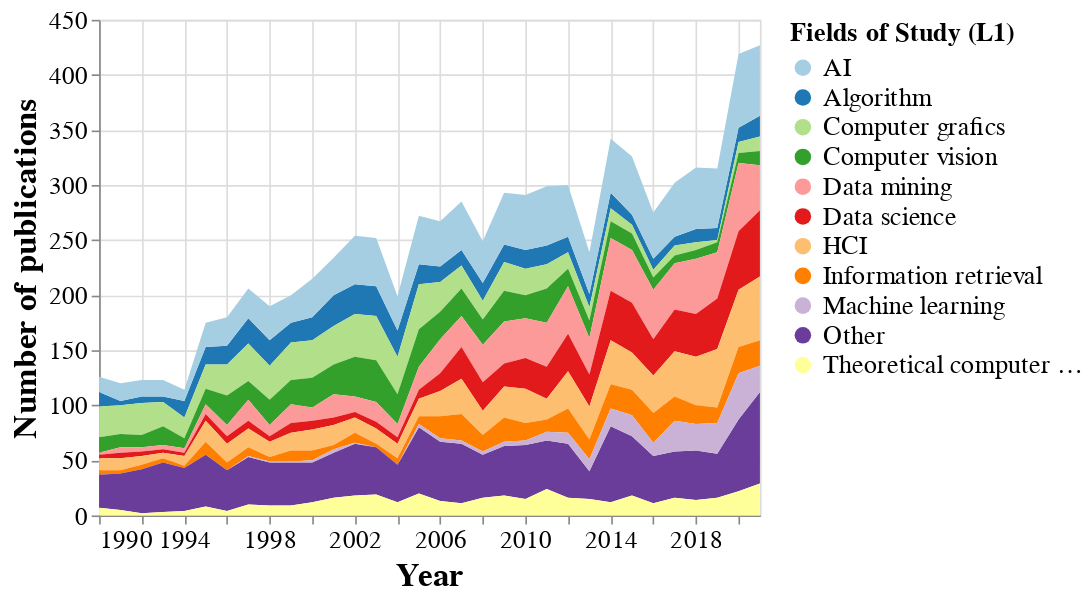

Notebook source saved alongside this figure:
### Code cell
alt.Chart(dff).mark_area().encode(
    x="Year:T",
    y=alt.Y(
        'count:Q',
        title = 'Number of publications',
    ),
    color=alt.Color(
        "concept:N",
        title = 'Fields of Study (L1)'
    )
).configure_axis(
    labelFontSize=15,
    titleFontSize=20
).configure_legend(
    titleFontSize=16,
    labelFontSize=16
).configure_range(
    category={'scheme': 'paired'}
).properties(
    width = 400
)

### Figure 1 — Vega-Lite specification as saved in the notebook (floating-point values rounded to 4 significant figures; data arrays with more than 128 entries replaced by an {"elided": "..."} marker saying what was removed)
{"config": {"view": {"continuousWidth": 400, "continuousHeight": 300}, "axis": {"labelFontSize": 15, "titleFontSize": 20}, "legend": {"labelFontSize": 16, "titleFontSize": 16}, "range": {"category": {"scheme": "paired"}}}, "data": {"name": "data-95a4fe01ae36a426d014dae66961cb15"}, "mark": "area", "encoding": {"color": {"field": "concept", "title": "Fields of Study (L1)", "type": "nominal"}, "x": {"field": "Year", "type": "temporal"}, "y": {"field": "count", "title": "Number of publications", "type": "quantitative"}}, "width": 400, "$schema": "https://vega.github.io/schema/vega-lite/v4.17.0.json", "datasets": {"data-95a4fe01ae36a426d014dae66961cb15": {"elided": "343 records"}}}
